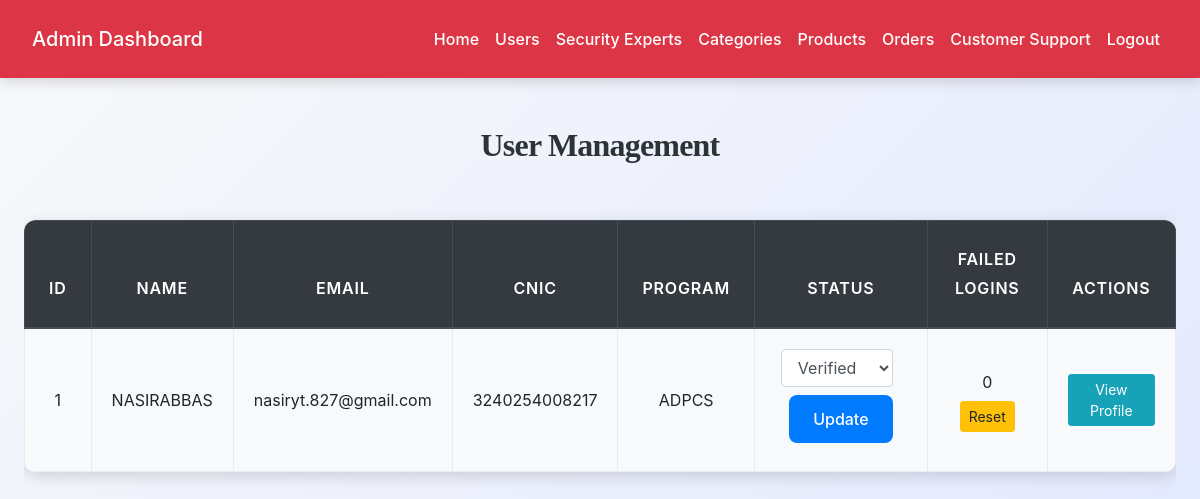
Page /admin/manage_users.php (signed in) on the committed database.
### tables this page shows
CREATE TABLE `users` (
  `id` int(11) NOT NULL,
  `full_name` varchar(50) NOT NULL,
  `email` varchar(100) NOT NULL,
  `display_picture` varchar(255) DEFAULT NULL,
  `password` varchar(255) NOT NULL,
  `cnic` char(13) NOT NULL,
  `study_program` enum('BSCS','BSIT','BSSE','BSDS','BSMGT','BSAI','MCS','MIT','ADPCS','MSCS') NOT NULL,
  `about_me` text DEFAULT NULL,
  `created_at` timestamp NOT NULL DEFAULT current_timestamp(),
  `status` enum('pending','verified','rejected') DEFAULT 'pending',
  `failed_login_attempts` int(11) DEFAULT 0,
  `street` varchar(255) NOT NULL,
  `city` varchar(100) NOT NULL,
  `state` varchar(100) DEFAULT NULL,
  `postal_code` varchar(20) NOT NULL,
  `country` varchar(100) DEFAULT 'Pakistan'
);

### admin/manage_users.php (the view, shortened to what this page needs)
<?php
include('../config.php');
$result = mysqli_query($conn, "SELECT id,full_name,email,cnic,study_program,status,failed_login_attempts,created_at FROM users ORDER BY created_at DESC");
?>
<!DOCTYPE html>
<html>
<head>
    <link rel="stylesheet" href="https://cdn.jsdelivr.net/npm/bootstrap@4.6.2/dist/css/bootstrap.min.css">
    <link rel="stylesheet" href="../css/style.css">
</head>
<body>
    <?php include('admin_navbar.php'); ?>
    <div class="container mt-5">
        <h2 class="mb-4">User Management</h2>
        <div class="table-responsive">
            <table class="table table-bordered table-striped text-center">
                <thead class="thead-dark">
                    <tr>
                        <th>ID</th>
                        <th>Name</th>
                        <th>Email</th>
                        <th>CNIC</th>
                        <th>Program</th>
                        <th>Status</th>
                        <th>Failed Logins</th>
                        <th>Actions</th>
                    </tr>
                </thead>
                <tbody>
                    <?php while ($row = mysqli_fetch_assoc($result)) { ?>
                        <tr>
                            <td><?= $row['id'] ?></td>
                            <td><?= htmlspecialchars($row['full_name']) ?></td>
                            <td><?= htmlspecialchars($row['email']) ?></td>
                            <td><?= htmlspecialchars($row['cnic']) ?></td>
                            <td><?= htmlspecialchars($row['study_program']) ?></td>
                            <td>
                                <form method="post" class="form-inline justify-content-center">
                                    <select name="status" class="form-control mr-2">
                                        <option value="verified" <?= $row['status'] == "verified" ? 'selected' : '' ?>>Verified
                                        </option>
                                    </select>
                                    <button type="submit" name="update_status" class="m-2 btn btn-sm btn-primary">
                                        Update
                                    </button>
                                </form>
                            </td>
                            <td>
                                <?= $row['failed_login_attempts'] ?>
                                <br>
                                <a href="?reset=<?= $row['id'] ?>" class="btn btn-sm btn-warning mt-1">
                                    Reset
                                </a>
                            </td>
                            <td>
                                <a href="view_user.php?id=<?= $row['id'] ?>" class="btn btn-sm btn-info">
                                    View Profile
                                </a>
                            </td>
                        </tr>
                    <?php } ?>
                </tbody>
            </table>
        </div>
    </div>
</body>
</html>

### css/style.css (style rules this page uses)
:root { --primary: #007bff; --secondary: #6c757d; --success: #28a745; --info: #17a2b8; --warning: #ffc107; --danger: #dc3545; --light: #f8f9fa; --dark: #2d3436; --accent: #ff6f61; --highlight: #6f42c1; --shadow: rgba(0, 0, 0, 0.15); --transition: all 0.3s ease-in-out; }
body { font-family: 'Inter', 'Segoe UI', Tahoma, Geneva, Verdana, sans-serif; background: linear-gradient(135deg, var(--light) 0%, #e0e7ff 100%); color: var(--dark); line-height: 1.8; margin: 0; padding: 0; min-height: 100vh; font-size: 16px; }
h1, h2, h3, h4 { text-align: center; margin: 2.5rem 0; font-family: 'Georgia', 'Times New Roman', serif; color: var(--dark); font-weight: 700; letter-spacing: -0.025em; }
h2 { font-size: 2rem; }
.container { max-width: 1200px; margin: 0 auto 3rem; padding: 0 1.5rem; }
.table { width: 100%; border-collapse: collapse; margin: 2rem 0; font-size: 1rem; background-color: #ffffff; border-radius: 12px; overflow: hidden; box-shadow: 0 4px 16px var(--shadow); transition: var(--transition); }
.table th, .table td { padding: 1.25rem; border: 1px solid #e9ecef; text-align: center; vertical-align: middle; }
.table thead th { background-color: rgb(0, 0, 0); color: white; font-weight: 600; text-transform: uppercase; letter-spacing: 0.05em; padding: 1.5rem; }
.table tbody tr { transition: var(--transition); }
.table tbody tr:nth-child(odd) { background-color: var(--light); }
.btn-primary { background-color: var(--primary); color: #fff; border: none; border-radius: 8px; padding: 0.75rem 1.5rem; font-size: 1rem; font-weight: 500; cursor: pointer; transition: var(--transition); display: inline-flex; align-items: center; justify-content: center; }
a { color: var(--primary); text-decoration: none; font-weight: 500; transition: var(--transition); }

### rows in the picture
users: id "1", full_name "NASIRABBAS", email "nasiryt.827@gmail.com", cnic "3240254008217", study_program "ADPCS", status "Verified", failed_login_attempts "0"
